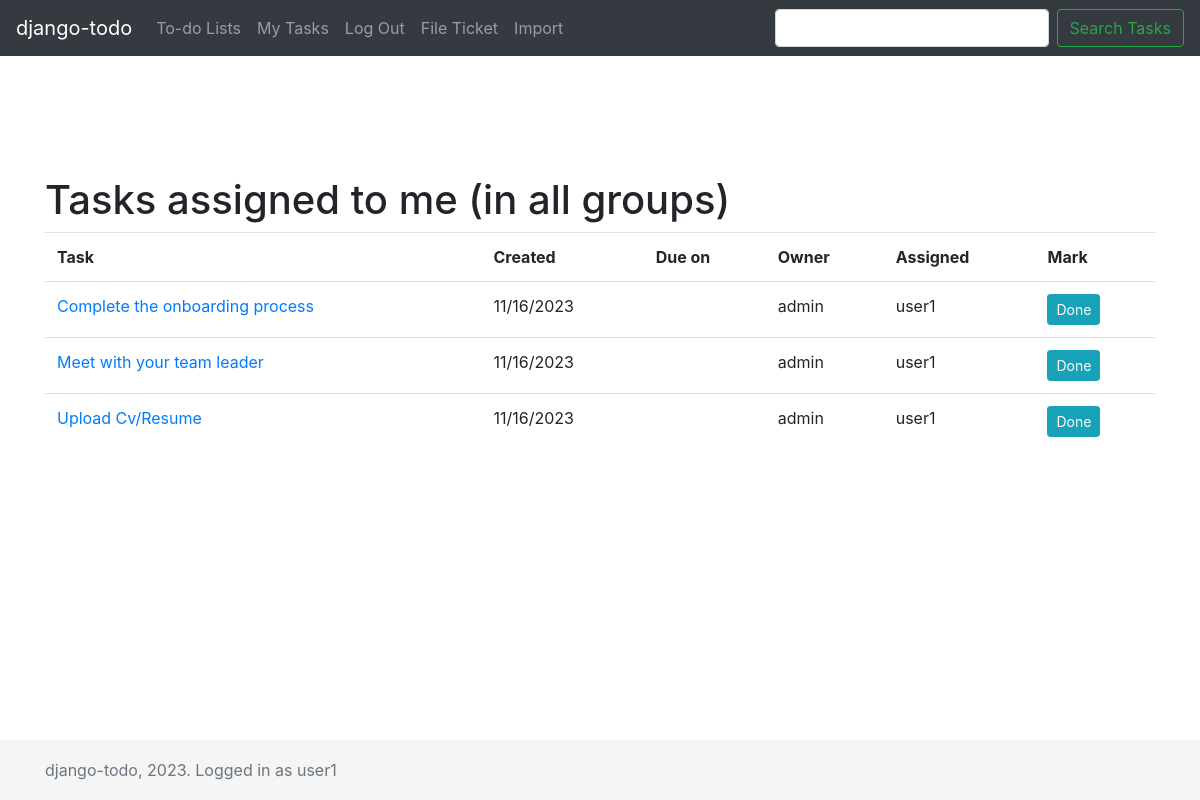
Screenshot of /todo/mine/ (signed in) with the database file from the repository.
### todo/models.py (models this page shows, shortened)
class Task(models.Model):
    title = models.CharField(max_length=140)
    task_list = models.ForeignKey(TaskList, on_delete=models.CASCADE, null=True)
    created_date = models.DateField(default=timezone.now, blank=True, null=True)
    due_date = models.DateField(blank=True, null=True)
    completed = models.BooleanField(default=False)
    completed_date = models.DateField(blank=True, null=True)
    created_by = models.ForeignKey(
        settings.AUTH_USER_MODEL,
        null=True,
        blank=True,
        related_name="todo_created_by",
        on_delete=models.CASCADE,
    )
    assigned_to = models.ForeignKey(
        settings.AUTH_USER_MODEL,
        blank=True,
        null=True,
        related_name="todo_assigned_to",
        on_delete=models.CASCADE,
    )
    note = models.TextField(blank=True, null=True)
    priority = models.PositiveIntegerField(blank=True, null=True)
    def overdue_status(self):
        if self.due_date and datetime.date.today() > self.due_date:
            return True
    class Meta:
        ordering = ["priority", "created_date"]

### todo/views/list_detail.py (the view)
# urls.py: path("mine/", views.list_detail, {"list_slug": "mine"}, name="mine"),
@login_required
def list_detail(request, list_id=None, list_slug=None, view_completed=False) -> HttpResponse:
    task_list = None
    form = None
    if list_slug == "mine":
        tasks = Task.objects.filter(assigned_to=request.user)
    else:
        task_list = get_object_or_404(TaskList, id=list_id)
        if task_list.group not in request.user.groups.all() and not request.user.is_superuser:
            raise PermissionDenied
        tasks = Task.objects.filter(task_list=task_list.id)
    if view_completed:
        tasks = tasks.filter(completed=True)
    else:
        tasks = tasks.filter(completed=False)
    if request.POST.getlist("add_edit_task"):
        form = AddEditTaskForm(
            request.user,
            request.POST,
            initial={"assigned_to": request.user.id, "priority": 999, "task_list": task_list},
        )
        if form.is_valid():
            new_task = form.save(commit=False)
            new_task.created_by = request.user
            new_task.note = bleach.clean(form.cleaned_data["note"], strip=True)
            form.save()
            if (
                "notify" in request.POST
                and new_task.assigned_to
                and new_task.assigned_to != request.user
            ):
                send_notify_mail(new_task)
            messages.success(request, 'New task "{t}" has been added.'.format(t=new_task.title))
            return redirect(request.path)
    else:
        if list_slug not in ["mine", "recent-add", "recent-complete"]:
            form = AddEditTaskForm(
                request.user,
                initial={"assigned_to": request.user.id, "priority": 999, "task_list": task_list},
            )
    context = {
        "list_id": list_id,
        "list_slug": list_slug,
        "task_list": task_list,
        "form": form,
        "tasks": tasks,
        "view_completed": view_completed,
    }
    return render(request, "todo/list_detail.html", context)

### todo/templates/todo/list_detail.html (shortened to what this page needs)
{% extends "todo/base.html" %}
{% load static %}
{% block content %}
  {% if tasks %}
    {% if list_slug == "mine" %}
      <h1>Tasks assigned to me (in all groups)</h1>
    {% else %}
      <h1>{{ view_completed|yesno:"Completed tasks, Tasks" }} in "{{ task_list.name }}"</h1>
      <p><small><i>In workgroup "{{ task_list.group }}" - drag rows to set priorities.</i></small></p>
    {% endif %}
      <table class="table" id="tasktable">
        <tr class="nodrop">
          <th>Task</th>
          <th>Created</th>
          <th>Due on</th>
          <th>Owner</th>
          <th>Assigned</th>
          <th>Mark</th>
        </tr>
        {% for task in tasks %}
          <tr id="{{ task.id }}">
            <td>
                <a href="{% url 'todo:task_detail' task.id %}">{{ task.title|truncatewords:10 }}</a>
            </td>
            <td>
                {{ task.created_date|date:"m/d/Y" }}
            </td>
            <td>
            </td>
            <td>
              {{ task.created_by }}
            </td>
            <td>
              {% if task.assigned_to %}{{ task.assigned_to }}{% else %}Anyone{% endif %}
            </td>
            <td>
              <form method="post" action="{% url "todo:task_toggle_done" task.id %}" role="form">
                <button class="btn btn-info btn-sm" type="submit" name="toggle_done">
                  {% if view_completed %}
                    Not Done
                  {% else %}
                    Done
                  {% endif %}
                </button>
              </form>
            </td>
          </tr>
        {% endfor %}
      </table>
  {% else %}
    <h4>No tasks on this list yet (add one!)</h4>
    {% include 'todo/include/toggle_delete.html' %}
  {% endif %}
{% endblock %}

### todo/templates/base.html (shortened to what this page needs)
{% load static %}
<!doctype html>
<html lang="en">
  <head>
    <link rel="stylesheet" href="https://maxcdn.bootstrapcdn.com/bootstrap/4.0.0/css/bootstrap.min.css">
    <link href="/static/css/sticky-footer-navbar.css" rel="stylesheet">
    {% block extrahead %}{% endblock extrahead %}
  </head>
  <body>
    <header style="margin-bottom:100px">
      <nav class="navbar navbar-expand-md navbar-dark fixed-top bg-dark">
        <a class="navbar-brand" href="/">django-todo</a>
        <div class="collapse navbar-collapse" id="navbarCollapse">
          <ul class="navbar-nav mr-auto">
            {% if user.is_authenticated %}
              <li class="nav-item"><a href="{% url 'todo:lists' %}" class="nav-link">To-do Lists</a></li>
              <li class="nav-item"><a href="{% url 'todo:mine' %}" class="nav-link">My Tasks</a></li>
              <li class="nav-item"><a href="{% url 'todo:logout' %}" class="nav-link">Log Out</a></li>
              <li class="nav-item"><a href="{% url 'todo:external_add' %}" class="nav-link">File Ticket</a></li>
              <li class="nav-item"><a href="{% url 'todo:import_csv' %}" class="nav-link">Import</a></li>
            {% else %}
              {% comment %} <li class="nav-item"><a href="{% url 'login' %}" class="nav-link">Log In</a></li> {% endcomment %}
            {% endif %}
          </ul>
          {% if user.is_authenticated %}
      		  <form class="form-inline mt-2 mt-md-0" action="{% url 'todo:search' %}" method="get" placeholder="Search" aria-label="Search">
              <input type="text" name="q" value="" class="form-control mr-sm-2" id="q">
              <input type="submit" value="Search Tasks" class="btn btn-outline-success my-2 my-sm-0">
            </form>
          {% endif %}
        </div>
      </nav>
    </header>
    <main role="main" class="container" >
      {% block content %}{% endblock %}
    </main>
    <footer class="footer">
      <div class="container">
        <span class="text-muted">
          django-todo, {% now "Y" %}.
          {% if user.is_authenticated %}Logged in as {{ user.username }}{% endif %}</span>
      </div>
    </footer>
  </body>
</html>

### todo/static/todo/css/sticky-footer-navbar.css (style rules this page uses)
html { position: relative; min-height: 100%; }
body { margin-bottom: 60px; }
.footer { position: absolute; bottom: 0; width: 100%; height: 60px; line-height: 60px; background-color: #f5f5f5; }
body > .container { padding: 60px 15px 0; }
.footer > .container { padding-right: 15px; padding-left: 15px; }

### rows the page displays
Task: title "Complete the onboarding process", created_date "11/16/2023", created_by "admin", assigned_to "user1"
Task: title "Meet with your team leader", created_date "11/16/2023", created_by "admin", assigned_to "user1"
Task: title "Upload Cv/Resume", created_date "11/16/2023", created_by "admin", assigned_to "user1"

### other values shown
{{ user.username }} "user1"
